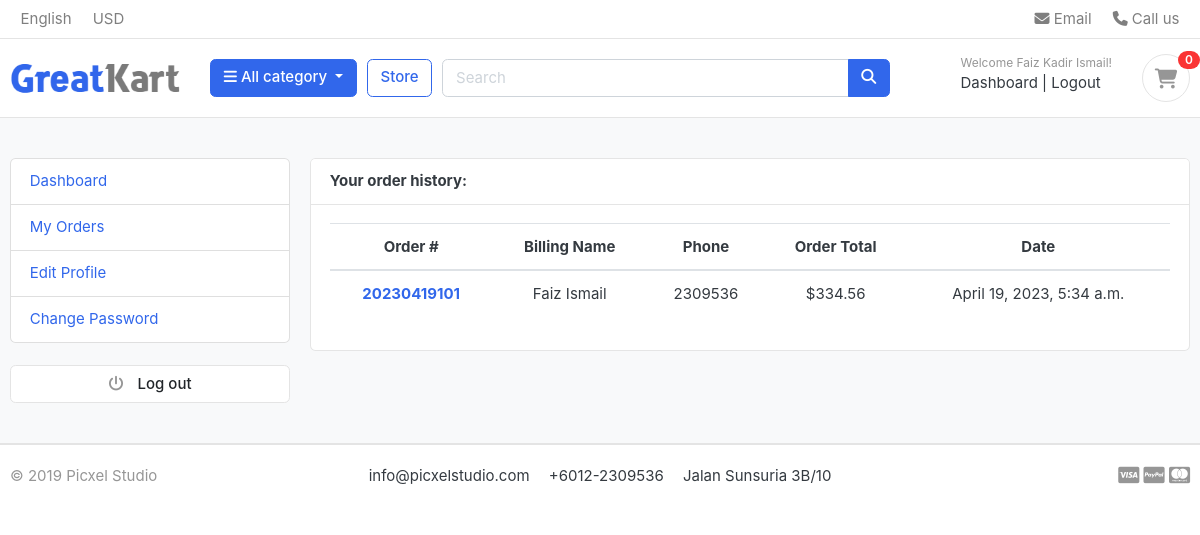
/accounts/my_orders/ (signed in), run on an earlier commit of the app's database.
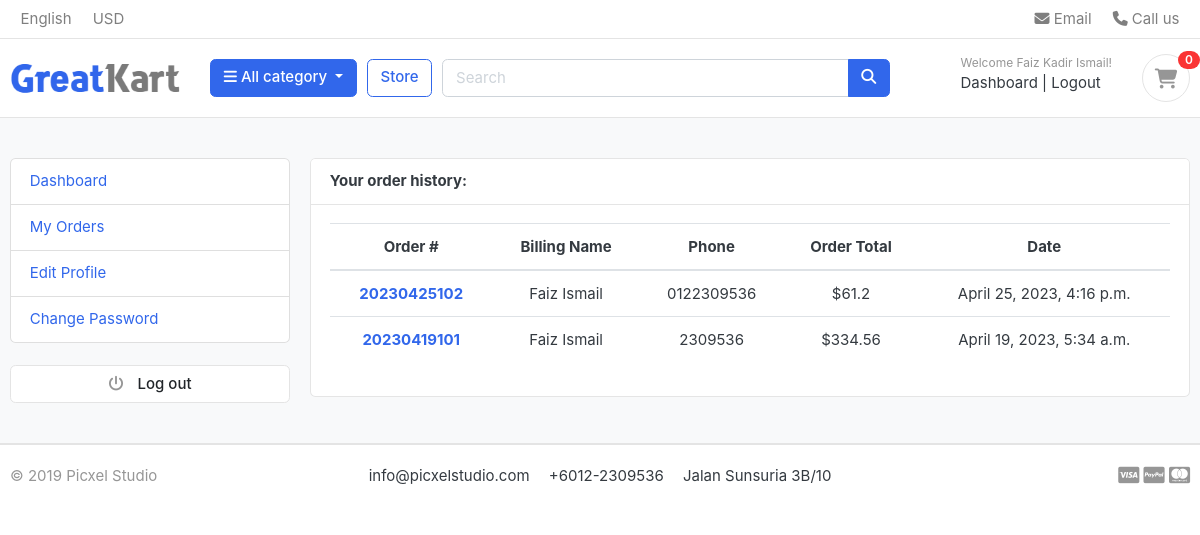
And on a later commit of the database.
### orders/models.py (models this page shows, shortened)
class Order(models.Model):
    status = (
        ('New', 'New'),
        ('Accepted', 'Accepted'),
        ('Completed', 'Completed'),
        ('Cancelled', 'Cancelled'),
        )
    user            = models.ForeignKey(Account,on_delete=models.SET_NULL, null=True)
    payment         = models.ForeignKey(Payment,on_delete=models.SET_NULL, null=True, blank=True)
    order_number    = models.CharField(max_length=20)
    first_name      = models.CharField(max_length=50)
    last_name       = models.CharField(max_length=50)
    phone_number    = models.CharField(max_length=15)
    email           = models.EmailField(max_length=50)
    address_line_1  = models.CharField(max_length=50)
    address_line_2  = models.CharField(max_length=50, blank=True)
    country         = models.CharField(max_length=50)
    state           = models.CharField(max_length=50)
    city            = models.CharField(max_length=50)
    order_note      = models.CharField(max_length=100, blank=True)
    order_total     = models.FloatField()
    tax             = models.FloatField()
    status          = models.CharField(max_length=10, choices=status, default='New')
    ip              = models.CharField(max_length=20, blank=True)
    is_ordered      = models.BooleanField(default=False)
    created_at      = models.DateTimeField(auto_now_add=True)
    modified_at     = models.DateTimeField(auto_now=True)
    def full_name(self):
        return self.first_name + ' ' + self.last_name

### accounts/views.py (the view)
# urls.py: path('my_orders/', views.my_orders , name='my-orders'),
def my_orders(request):
    orders = Order.objects.filter(user=request.user, is_ordered=True).order_by('-created_at')
    context = {
        'orders': orders,
    }
    return render(request, 'accounts/my_orders.html', context)

### carts/context_processors.py (called while the page is built)
def counter(request):
    cart_counter = 0
    if 'admin' in request.path:
        return {}
    else:
        try:
            cart = Cart.objects.filter(cart_id=_cart_id(request))
            if request.user.is_authenticated:
                cart_items = CartItem.objects.filter(user=request.user)
            else:
                cart_items = CartItem.objects.filter(cart=cart[:1])
            for cart_item in cart_items:
                cart_counter += cart_item.quantity
        except Cart.DoesNotExist:
            cart_counter = 0
    return dict(cart_counter=cart_counter)

### carts/views.py (called while the page is built)
def _cart_id(request):
    cart = request.session.session_key
    if not cart:
        cart = request.session.create()
    return cart

### category/context_processors.py (called while the page is built)
def menu_links(request):
    links = Category.objects.all()
    return dict(links=links)

### category/models.py (called while the page is built)
    def get_url(self):
        return reverse('stores:product-by-category', args=[self.slug])

### templates/accounts/my_orders.html (shortened to what this page needs)
{% extends "base.html" %}
{% block content %}
<section class="section-conten padding-y bg">
    <div class="container">
        <div class="row">
            {% include 'includes/dashboard_sidebar.html' %}
            <main class="col-md-9">
                <article class="card">
                    <header class="card-header">
                        <strong class="d-inline-block mr-3">Your order history:</strong>
                    </header>
                    <div class="card-body" style="text-align: center;">
                        <div class="row">
                            <div class="col-md-12">
                                <table class="table table-hover">
                                    <thead>
                                      <tr>
                                        <th scope="col">Order #</th>
                                        <th scope="col">Billing Name</th>
                                        <th scope="col">Phone</th>
                                        <th scope="col">Order Total</th>
                                        <th scope="col">Date</th>
                                      </tr>
                                    </thead>
                                    <tbody>
                                        {% for order in orders  %}
                                        <tr>
                                            <th scope="row"> <a href="{% url 'accounts:order-detail' order.order_number %}">{{order.order_number}}</a></th>
                                            <td>{{order.full_name}}</td>
                                            <td>{{order.phone_number}}</td>
                                            <td>${{order.order_total}}</td>
                                            <td>{{order.created_at}}</td>
                                        </tr>
                                        {% endfor %}
                                    </tbody>
                                  </table>
                            </div>
                        </div>
                    </div>
                </article>
            </main>
        </div>
    </div>
</section>
{% endblock content %}

What changed in the data, as far as the page shows it:
added Order: order_number "20230425102", full_name "Faiz Ismail", phone_number "0122309536", order_total "61.2", created_at "April 25, 2023, 4:16 p.m."
